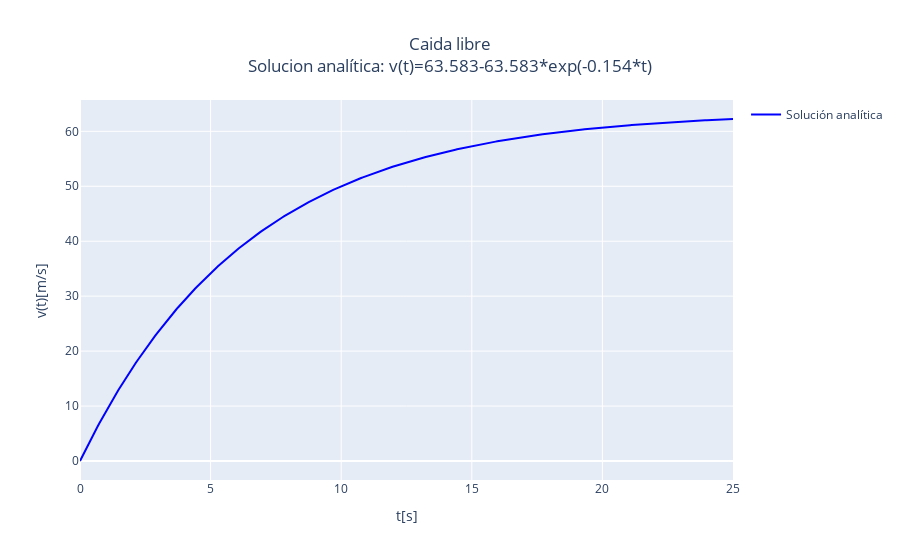

The cell this chart's notebook holds for it:
### Markdown cell above
### Analitica

### Code cell
def solucion_analitica(f, valores_t, C, k):
    # Evaluar la función
    valores_y = list(map(lambda t: f(t), valores_t)) # Evaluar la función en el vector de tiempo

    # Graficar
    titulo = f'Caida libre<br>Solucion analítica: v(t)={round(masa*gravedad/k,3)}{+round(C,3)}*exp(-{round(k/masa,3)}*t)' # Titulo de la gráfica
    eje_x = 't[s]' # Nombre del eje x
    eje_y = 'v(t)[m/s]' # Nombre del eje y 

    fig = go.Figure() # Crear figura para graficar
    fig.update_layout(title=titulo, title_x=0.5, xaxis_title=eje_x, yaxis_title=eje_y) # Actualizar diseño de la gráfica
    plot_analitica = go.Scatter(x=valores_t, y=valores_y, name='Solución analítica', line=dict(color='blue', width=2), mode='lines', showlegend=True) # Crear gráfica de la solución analítica
    fig.add_trace(plot_analitica) # Agregar gráfica de la solución analítica a la figura
    fig.show() # Mostrar figura
    return plot_analitica # Regresar gráfica de la solución analítica

plot_Analitica = solucion_analitica(f_sol_analitica, valores_t, C, k) # Graficar solución analítica

### Figure 1 — Plotly figure (JSON) as saved in the notebook; plotly's stock layout.template omitted (floating-point values rounded to 4 significant figures; data arrays with more than 128 entries replaced by an {"elided": "..."} marker saying what was removed)
{"data": [{"line": {"color": "blue", "width": 2}, "mode": "lines", "name": "Solución analítica", "showlegend": true, "type": "scatter", "x": {"elided": "375 float values"}, "y": {"elided": "375 float values"}}], "layout": {"title": {"text": "Caida libre<br>Solucion analítica: v(t)=63.583-63.583*exp(-0.154*t)", "x": 0.5}, "xaxis": {"title": {"text": "t[s]"}}, "yaxis": {"title": {"text": "v(t)[m/s]"}}}}
